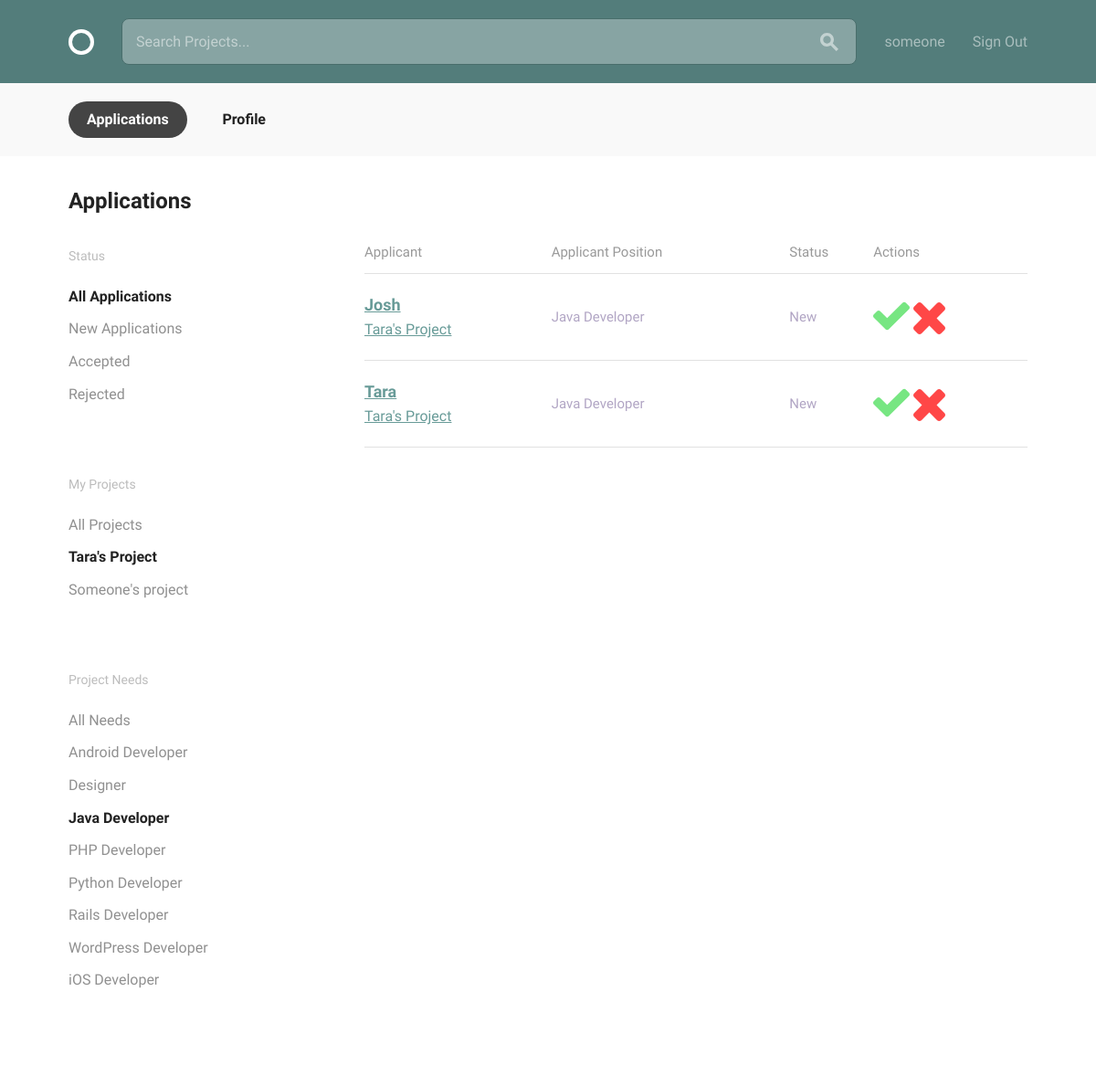
/user/applications?status=all&project=2&position=3 (signed in), run on the app's committed database.
### teams/models.py (models this page shows, shortened)
class Project(models.Model):
    user = models.ForeignKey(
        User,
        related_name='projects',
        on_delete=models.CASCADE,)
    title = models.CharField(max_length=100)
    description = models.TextField()
    time_estimate = models.TextField()
    requirements = models.TextField()
    positions = models.ManyToManyField(Position, through='ProjectPosition')

class Position(models.Model):
    title = models.CharField(max_length=100)

class Application(models.Model):
    user = models.ForeignKey(User, on_delete=models.CASCADE)
    project_position = models.ForeignKey(
        ProjectPosition,
        on_delete=models.CASCADE)
    status = models.CharField(max_length=25)  # new, accepted, rejected

class UserProfile(models.Model):
    user = models.OneToOneField(
        User,
        related_name="profile",
        on_delete=models.CASCADE)
    full_name = models.CharField(max_length=100)
    description = models.TextField()
    avatar = models.ImageField(default='', upload_to='./avatars')

class ProjectPosition(models.Model):
    project = models.ForeignKey(Project, on_delete=models.CASCADE)
    position = models.ForeignKey(Position, on_delete=models.CASCADE)
    applicants = models.ManyToManyField(User, through='Application')
    description = models.TextField()
    status = models.CharField(max_length=25)  # open, filled

### teams/views.py (the view)
# urls.py: path('user/applications', views.application_list, name='applications'),
@login_required
def application_list(request):
    app_query = {'project_position__project__user': request.user}
    if not request.GET.get('project') or request.GET.get('project') != 'all':
        app_query['project_position__project__pk'] = request.GET.get('project')
    if not request.GET.get('status') or request.GET.get('status') != 'all':
        app_query['status'] = request.GET.get('status')
    if not request.GET.get('position') or request.GET.get('position') != 'all':
        app_query['project_position__position__pk'] = request.GET.get(
            'position')
    projects = models.Project.objects.filter(user=request.user)
    positions = models.Position.objects.all()
    applications = models.Application.objects.filter(**app_query)
    return render(
        request,
        'teams/applications.html',
        {'selected': 'applications',
         'projects': projects,
         'positions': positions,
         'applications': applications})

### teams/templatetags/team_extras.py (called while the page is built)
@register.filter(name='get')
def get(dix, key):
    return dix.get(key, '')

### teams/templates/teams/applications.html
{% extends "teams/account.html" %}
{% load static %}
{% load team_extras %}
{% block account_tab %}
<div class="bounds circle--page">
    <div class="circle--page--header grid-100">
        <h2>Applications</h2>
    </div>
    <div class="grid-25">
        <div class="circle--filter circle--secondary--module">
            <h4>Status</h4>
            <ul class="circle--filter--list">
                <li><a href="{% url 'teams:applications' %}?status=all{% if request.GET|get:'project' %}&project={{ request.GET|get:'project' }}{% endif %}{% if request.GET|get:'position' %}&position={{ request.GET|get:'position' }}{% endif %}" class="{% if request.GET|get:'status' == 'all' or not request.GET|get:'status' %}selected{% endif %}">All Applications</a></li>
                <li><a href="{% url 'teams:applications' %}?status=new{% if request.GET|get:'project' %}&project={{ request.GET|get:'project' }}{% endif %}{% if request.GET|get:'position' %}&position={{ request.GET|get:'position' }}{% endif %}" class="{% if request.GET|get:'status' == 'new' %}selected{% endif %}">New Applications</a></li>
                <li><a href="{% url 'teams:applications' %}?status=accepted{% if request.GET|get:'project' %}&project={{ request.GET|get:'project' }}{% endif %}{% if request.GET|get:'position' %}&position={{ request.GET|get:'position' }}{% endif %}" class="{% if request.GET|get:'status' == 'accepted' %}selected{% endif %}">Accepted</a></li>
                <li><a href="{% url 'teams:applications' %}?status=rejected{% if request.GET|get:'project' %}&project={{ request.GET|get:'project' }}{% endif %}{% if request.GET|get:'position' %}&position={{ request.GET|get:'position' }}{% endif %}" class="{% if request.GET|get:'status' == 'rejected' %}selected{% endif %}">Rejected</a></li>
            </ul>
        </div>
        <div class="circle--filter circle--secondary--module">
            <h4>My Projects</h4>
            <ul class="circle--filter--list">
                <li><a href="{% url 'teams:applications' %}?{% if request.GET|get:'status' %}status={{ request.GET|get:'status' }}&{% endif %}project=all{% if request.GET|get:'position' %}&position={{ request.GET|get:'position' }}{% endif %}" class="{% if request.GET|get:'project' == 'all' or not request.GET|get:'project' %}selected{% endif %}">All Projects</a></li>
                {% for project in projects %}
                <li><a href="{% url 'teams:applications' %}?{% if request.GET|get:'status' %}status={{ request.GET|get:'status' }}&{% endif %}project={{ project.pk }}{% if request.GET|get:'position' %}&position={{ request.GET|get:'position' }}{% endif %}" class="{% if request.GET|get:'project' == project.pk|slugify %}selected{% endif %}">{{ project.title }}</a></li>
                {% endfor %}
            </ul>
        </div>
        <div class="circle--filter circle--secondary--module">
            <h4>Project Needs</h4>
            <ul class="circle--filter--list">
                <li><a href="{% url 'teams:applications' %}?{% if request.GET|get:'status' %}status={{ request.GET|get:'status' }}&{% endif %}{% if request.GET|get:'project' %}project={{ request.GET|get:'project' }}&{% endif %}position=all" class="{% if request.GET|get:'position' == 'all' or not request.GET|get:'position' %}selected{% endif %}">All Needs</a></li>
                {% for position in positions %}
                <li><a href="{% url 'teams:applications' %}?{% if request.GET|get:'status' %}status={{ request.GET|get:'status' }}&{% endif %}{% if request.GET|get:'project' %}project={{ request.GET|get:'project' }}&{% endif %}position={{ position.pk }}" class="{% if request.GET|get:'position' == position.pk|slugify %}selected{% endif %}">{{ position.title }}</a></li>
                {% endfor %}
            </ul>
        </div>
    </div>
    <div class="grid-70 grid-push-5">
        <table class="u-full-width circle--table">
            <thead>
                <tr>
                    <th>Applicant</th>
                    <th>Applicant Position</th>
                    <th>Status</th>
                    <th>Actions</th>
                </tr>
            </thead>
            <tbody>
                {% for app in applications %}
                <tr class="clickable-row" data-href="profile.html">
                    <td>
                        <a href="{% url 'teams:profile_pk' pk=app.user.pk %}">
                            <h3>{% if app.user.profile.full_name %}{{ app.user.profile.full_name }}{% else %}{{ app.user.username }}{% endif %}</h3>
                        </a>
                        <a href="{% url 'teams:project' pk=app.project_position.project.pk %}">
                            <p>{{ app.project_position.project.title }}</p>
                        </a>
                    </td>
                    <td class="circle--cell--right">
                        <span class="secondary-label">{{ app.project_position.position.title }}</span>
                    </td>
                    <td>
                        <span class="secondary-label">{{ app.status|capfirst }}</span>
                    </td>
                    <td>
                        {% if app.status == 'new' %}
                        <a href="{% url 'teams:accept_application' pk=app.pk %}"><img src="{% static '/images/correct-symbol.svg' %}" height="40px" width="40px" /></a>
                        <a href="{% url 'teams:reject_application' pk=app.pk %}"><img src="{% static '/images/remove-symbol.svg' %}" height="35px" width="35px" /></a>
                        {% endif %}
                    </td>
                </tr>
                {% endfor %}
            </tbody>
        </table>
    </div>
</div>
{% endblock %}

### templates/layout.html (shortened to what this page needs)
{% load static from staticfiles %}
<!DOCTYPE html>
<html lang="en">
<head>
  <link rel="stylesheet" href="{% static "css/global.css" %}">
  <link rel="stylesheet" href="{% static "css/teams.css" %}">
</head>
<body>
  <header class="circle--header">
    <div class="bounds">
      <div class="circle--fluid">
        <div class="circle--fluid--cell">
          <h1 class="hide-text circle--logo"><a class="logo" href="{% url 'teams:home' %}">Circle</a></h1>
        </div>
        <div class="circle--fluid--cell circle--fluid--primary">
          <div class="circle--search">
            <input type="text" placeholder="Search Projects..." />
            <button>
            </button>
          </div>
        </div>
        <div class="circle--fluid--cell circle--fluid--secondary">
          <nav>
            <ul class="circle--inline">
              {% if not user.is_authenticated %}
                <li><a href="{% url 'teams:sign_up' %}">Sign Up</a></li>
                <li><a href="{% url 'teams:login' %}">Login</a></li>
              {% else %}
                <li><a href="{% url 'teams:profile' %}">{{ user.username }}</a></li>
                <li><a href="{% url 'teams:logout' %}">Sign Out</a></li>
              {% endif %}
            </ul>
          </nav>
        </div>
      </div>
    </div>
  </header>
{% block content %}{% endblock %}
</body>
</html>

### data on the page
Project: title "Tara's Project"
Project: title "Someone's project"
Position: title "Android Developer"
Position: title "Designer"
Position: title "Java Developer"
Position: title "PHP Developer"
Position: title "Python Developer"
Position: title "Rails Developer"
Position: title "WordPress Developer"
Position: title "iOS Developer"
Application: user.profile.full_name "Josh", project_position.project "Tara's Project", project_position.position "Java Developer", status "New"
Application: user.profile.full_name "Tara", project_position.project "Tara's Project", project_position.position "Java Developer", status "New"

### other printed values
{{ user.username }} "someone"
